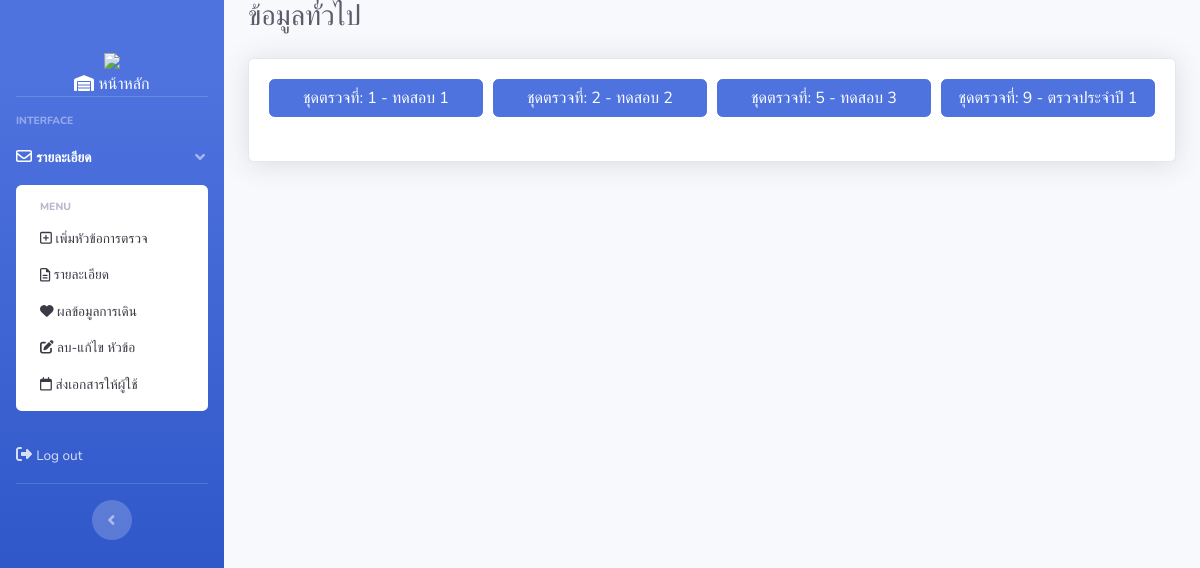
The app's page /project_health/admin/view_check_user_sect.php with its own data.
### tables this page shows
CREATE TABLE `set_test` (
  `id_test_set` int(20) NOT NULL,
  `id_topic` int(20) NOT NULL,
  `checkup_subject` varchar(255) NOT NULL,
  `checkup_details` varchar(255) NOT NULL,
  `sect` int(20) NOT NULL,
  `topic_sect` varchar(255) NOT NULL
);

### project_health/admin/view_check_user_sect.php (the view, shortened to what this page needs)
<?php
require_once '../config/db.php';
function fetchUniqueSectValues()
{
    global $conn;
    $data = array();
    $sql = "SELECT DISTINCT sect FROM set_test ORDER BY sect ASC";
    $result = $conn->query($sql);
    if ($result) {
        while ($row = $result->fetch(PDO::FETCH_ASSOC)) {
            $data[] = $row['sect'];
        }
    }
    return $data;
}
function fetchDataForSect($sect)
{
    global $conn;
    $data = array();
    $sql = "SELECT id_topic, topic_sect, checkup_subject, checkup_details FROM set_test WHERE sect = :sect ORDER BY id_topic ASC";
    $stmt = $conn->prepare($sql);
    $stmt->bindParam(':sect', $sect);
    $stmt->execute();
    if ($stmt) {
        while ($row = $stmt->fetch(PDO::FETCH_ASSOC)) {
            $data[] = $row;
        }
    }
    return $data;
}
$uniqueSectValues = fetchUniqueSectValues();
?>
<!DOCTYPE html>
<html lang="th">
<head>
    <link href="../vendor/fontawesome-free/css/all.min.css" rel="stylesheet" type="text/css">
    <link href="../css/sb-admin-2.min.css" rel="stylesheet">
</head>
<body id="page-top">
    <div id="wrapper">
        <?php include "header/header.php"; ?>
        <div id="content-wrapper" class="d-flex flex-column">
            <div id="content">
                <div class="container-fluid">
                    <h1 class="h3 mb-4 text-gray-800">ข้อมูลทั่วไป</h1>
                    <div class="card shadow mb-4">
                        <div class="card-body">
                            <form method="post" action="add_data/add_test_set.php">
                                <div class="form-row mb-3">
                                    <?php
                                    if (!empty($uniqueSectValues)) {
                                        foreach ($uniqueSectValues as $sect) {
                                            echo "<div class='col-md-3 mb-2'>";
                                            $sectData = fetchDataForSect($sect);
                                            $topicSect = (!empty($sectData) && !empty($sectData[0]['topic_sect'])) ? $sectData[0]['topic_sect'] : "ไม่พบข้อมูล";
                                            echo "<button type='button' class='btn btn-primary btn-block' data-toggle='modal' data-target='#modal{$sect}'>ชุดตรวจที่: {$sect} - {$topicSect}</button>";
                                            echo "</div>";
                                        }
                                    } else {
                                        echo "<div class='col-md-12'>ไม่พบข้อมูลชุดตรวจ</div>";
                                    }
                                    ?>
                                </div>
                            </form>
                        </div>
                    </div>
                </div>
            </div>
        </div>
    </div>
</body>
</html>

### records on screen
set_test: topic_sect "ทดสอบ 1"
set_test: topic_sect "ทดสอบ 2"
set_test: topic_sect "ทดสอบ 3"
set_test: topic_sect "ตรวจประจำปี 1"

### other values on screen
$sect "1"
$sect "2"
$sect "5"
$sect "9"
